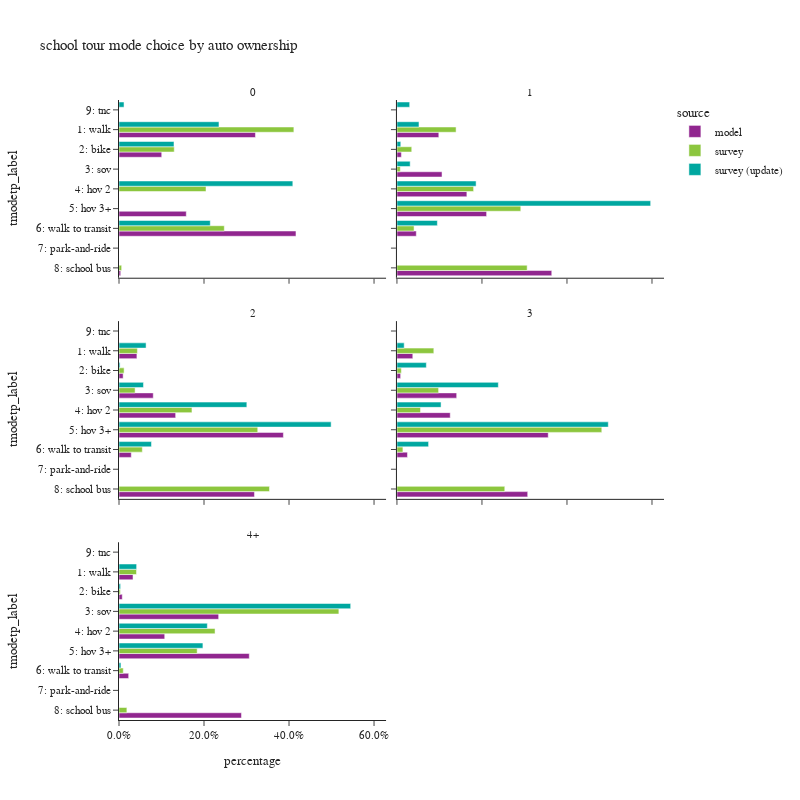

Notebook code cell kept with this figure:
### Code cell
plot_mode_choice(sc_tour.loc[sc_tour['auto_ownership_4+']!="-1"],"auto_ownership_4+",
                 {"auto_ownership_4+":["0","1","2","3","4+"],
                  "tmodetp_label":["1: walk","2: bike","3: sov","4: hov 2","5: hov 3+","6: walk to transit",
                                   "7: park-and-ride","8: school bus","9: other–survey only"]},
                 "auto ownership",2,800)

### Figure 1 — Plotly figure (JSON) as saved in the notebook; plotly's stock layout.template omitted (floating-point values rounded to 4 significant figures)
{"data": [{"alignmentgroup": "True", "customdata": [[5579], [1747], [2751], [7237], [69]], "hovertemplate": "source=model<br>auto_ownership_4+=0<br>percentage=%{x}<br>tmodetp_label=%{y}<br>sample count=%{customdata[0]}<extra></extra>", "legendgroup": "model", "marker": {"color": "#91268F", "pattern": {"shape": ""}}, "name": "model", "offsetgroup": "model", "orientation": "h", "showlegend": true, "textposition": "auto", "type": "bar", "x": [0.3209, 0.1005, 0.1583, 0.4163, 0.003969], "xaxis": "x5", "y": ["1: walk", "2: bike", "5: hov 3+", "6: walk to transit", "8: school bus"], "yaxis": "y5"}, {"alignmentgroup": "True", "customdata": [[10097], [1070], [10871], [16862], [21625], [4667], [37339]], "hovertemplate": "source=model<br>auto_ownership_4+=1<br>percentage=%{x}<br>tmodetp_label=%{y}<br>sample count=%{customdata[0]}<extra></extra>", "legendgroup": "model", "marker": {"color": "#91268F", "pattern": {"shape": ""}}, "name": "model", "offsetgroup": "model", "orientation": "h", "showlegend": false, "textposition": "auto", "type": "bar", "x": [0.09848, 0.01044, 0.106, 0.1645, 0.2109, 0.04552, 0.3642], "xaxis": "x6", "y": ["1: walk", "2: bike", "3: sov", "4: hov 2", "5: hov 3+", "6: walk to transit", "8: school bus"], "yaxis": "y6"}, {"alignmentgroup": "True", "customdata": [[9785], [2254], [18707], [30946], [89801], [6709], [73995], [3]], "hovertemplate": "source=model<br>auto_ownership_4+=2<br>percentage=%{x}<br>tmodetp_label=%{y}<br>sample count=%{customdata[0]}<extra></extra>", "legendgroup": "model", "marker": {"color": "#91268F", "pattern": {"shape": ""}}, "name": "model", "offsetgroup": "model", "orientation": "h", "showlegend": false, "textposition": "auto", "type": "bar", "x": [0.04214, 0.009707, 0.08056, 0.1333, 0.3867, 0.02889, 0.3187, 1.292e-05], "xaxis": "x3", "y": ["1: walk", "2: bike", "3: sov", "4: hov 2", "5: hov 3+", "6: walk to transit", "8: school bus", "9: tnc"], "yaxis": "y3"}, {"alignmentgroup": "True", "customdata": [[3968], [922], [14962], [13347], [37896], [2632], [32753], [2]], "hovertemplate": "source=model<br>auto_ownership_4+=3<br>percentage=%{x}<br>tmodetp_label=%{y}<br>sample count=%{customdata[0]}<extra></extra>", "legendgroup": "model", "marker": {"color": "#91268F", "pattern": {"shape": ""}}, "name": "model", "offsetgroup": "model", "orientation": "h", "showlegend": false, "textposition": "auto", "type": "bar", "x": [0.03726, 0.008659, 0.1405, 0.1253, 0.3559, 0.02472, 0.3076, 1.878e-05], "xaxis": "x4", "y": ["1: walk", "2: bike", "3: sov", "4: hov 2", "5: hov 3+", "6: walk to transit", "8: school bus", "9: tnc"], "yaxis": "y4"}, {"alignmentgroup": "True", "customdata": [[1782], [415], [12671], [5813], [16565], [1230], [15573], [1]], "hovertemplate": "source=model<br>auto_ownership_4+=4+<br>percentage=%{x}<br>tmodetp_label=%{y}<br>sample count=%{customdata[0]}<extra></extra>", "legendgroup": "model", "marker": {"color": "#91268F", "pattern": {"shape": ""}}, "name": "model", "offsetgroup": "model", "orientation": "h", "showlegend": false, "textposition": "auto", "type": "bar", "x": [0.03297, 0.007678, 0.2344, 0.1075, 0.3065, 0.02276, 0.2881, 1.85e-05], "xaxis": "x", "y": ["1: walk", "2: bike", "3: sov", "4: hov 2", "5: hov 3+", "6: walk to transit", "8: school bus", "9: tnc"], "yaxis": "y"}, {"alignmentgroup": "True", "customdata": [[8], [2], [1], [6], [2]], "hovertemplate": "source=survey<br>auto_ownership_4+=0<br>percentage=%{x}<br>tmodetp_label=%{y}<br>sample count=%{customdata[0]}<extra></extra>", "legendgroup": "survey", "marker": {"color": "#8CC63E", "pattern": {"shape": ""}}, "name": "survey", "offsetgroup": "survey", "orientation": "h", "showlegend": true, "textposition": "auto", "type": "bar", "x": [0.4114, 0.13, 0.2047, 0.2477, 0.006245], "xaxis": "x5", "y": ["1: walk", "2: bike", "4: hov 2", "6: walk to transit", "8: school bus"], "yaxis": "y5"}, {"alignmentgroup": "True", "customdata": [[21], [11], [6], [19], [47], [17], [36]], "hovertemplate": "source=survey<br>auto_ownership_4+=1<br>percentage=%{x}<br>tmodetp_label=%{y}<br>sample count=%{customdata[0]}<extra></extra>", "legendgroup": "survey", "marker": {"color": "#8CC63E", "pattern": {"shape": ""}}, "name": "survey", "offsetgroup": "survey", "orientation": "h", "showlegend": false, "textposition": "auto", "type": "bar", "x": [0.1391, 0.0348, 0.007873, 0.1803, 0.2913, 0.04026, 0.3063], "xaxis": "x6", "y": ["1: walk", "2: bike", "3: sov", "4: hov 2", "5: hov 3+", "6: walk to transit", "8: school bus"], "yaxis": "y6"}, {"alignmentgroup": "True", "customdata": [[28], [8], [14], [59], [115], [20], [82]], "hovertemplate": "source=survey<br>auto_ownership_4+=2<br>percentage=%{x}<br>tmodetp_label=%{y}<br>sample count=%{customdata[0]}<extra></extra>", "legendgroup": "survey", "marker": {"color": "#8CC63E", "pattern": {"shape": ""}}, "name": "survey", "offsetgroup": "survey", "orientation": "h", "showlegend": false, "textposition": "auto", "type": "bar", "x": [0.04326, 0.012, 0.03787, 0.1716, 0.3264, 0.05485, 0.354], "xaxis": "x3", "y": ["1: walk", "2: bike", "3: sov", "4: hov 2", "5: hov 3+", "6: walk to transit", "8: school bus"], "yaxis": "y3"}, {"alignmentgroup": "True", "customdata": [[4], [2], [12], [11], [29], [1], [26]], "hovertemplate": "source=survey<br>auto_ownership_4+=3<br>percentage=%{x}<br>tmodetp_label=%{y}<br>sample count=%{customdata[0]}<extra></extra>", "legendgroup": "survey", "marker": {"color": "#8CC63E", "pattern": {"shape": ""}}, "name": "survey", "offsetgroup": "survey", "orientation": "h", "showlegend": false, "textposition": "auto", "type": "bar", "x": [0.08674, 0.01036, 0.09797, 0.0554, 0.4819, 0.014, 0.2537], "xaxis": "x4", "y": ["1: walk", "2: bike", "3: sov", "4: hov 2", "5: hov 3+", "6: walk to transit", "8: school bus"], "yaxis": "y4"}, {"alignmentgroup": "True", "customdata": [[1], [1], [10], [4], [2], [2], [5]], "hovertemplate": "source=survey<br>auto_ownership_4+=4+<br>percentage=%{x}<br>tmodetp_label=%{y}<br>sample count=%{customdata[0]}<extra></extra>", "legendgroup": "survey", "marker": {"color": "#8CC63E", "pattern": {"shape": ""}}, "name": "survey", "offsetgroup": "survey", "orientation": "h", "showlegend": false, "textposition": "auto", "type": "bar", "x": [0.04115, 0.003212, 0.5172, 0.226, 0.1839, 0.01002, 0.01854], "xaxis": "x", "y": ["1: walk", "2: bike", "3: sov", "4: hov 2", "5: hov 3+", "6: walk to transit", "8: school bus"], "yaxis": "y"}, {"alignmentgroup": "True", "customdata": [[11], [1], [2], [8], [1]], "hovertemplate": "source=survey (update)<br>auto_ownership_4+=0<br>percentage=%{x}<br>tmodetp_label=%{y}<br>sample count=%{customdata[0]}<extra></extra>", "legendgroup": "survey (update)", "marker": {"color": "#00A7A0", "pattern": {"shape": ""}}, "name": "survey (update)", "offsetgroup": "survey (update)", "orientation": "h", "showlegend": true, "textposition": "auto", "type": "bar", "x": [0.2352, 0.1294, 0.4089, 0.2147, 0.01184], "xaxis": "x5", "y": ["1: walk", "2: bike", "4: hov 2", "6: walk to transit", "9: tnc"], "yaxis": "y5"}, {"alignmentgroup": "True", "customdata": [[23], [9], [6], [20], [47], [18], [1]], "hovertemplate": "source=survey (update)<br>auto_ownership_4+=1<br>percentage=%{x}<br>tmodetp_label=%{y}<br>sample count=%{customdata[0]}<extra></extra>", "legendgroup": "survey (update)", "marker": {"color": "#00A7A0", "pattern": {"shape": ""}}, "name": "survey (update)", "offsetgroup": "survey (update)", "orientation": "h", "showlegend": false, "textposition": "auto", "type": "bar", "x": [0.05183, 0.009, 0.0311, 0.1862, 0.5968, 0.09507, 0.02996], "xaxis": "x6", "y": ["1: walk", "2: bike", "3: sov", "4: hov 2", "5: hov 3+", "6: walk to transit", "9: tnc"], "yaxis": "y6"}, {"alignmentgroup": "True", "customdata": [[30], [7], [13], [70], [129], [20]], "hovertemplate": "source=survey (update)<br>auto_ownership_4+=2<br>percentage=%{x}<br>tmodetp_label=%{y}<br>sample count=%{customdata[0]}<extra></extra>", "legendgroup": "survey (update)", "marker": {"color": "#00A7A0", "pattern": {"shape": ""}}, "name": "survey (update)", "offsetgroup": "survey (update)", "orientation": "h", "showlegend": false, "textposition": "auto", "type": "bar", "x": [0.06371, 0.002527, 0.05759, 0.3007, 0.499, 0.07639], "xaxis": "x3", "y": ["1: walk", "2: bike", "3: sov", "4: hov 2", "5: hov 3+", "6: walk to transit"], "yaxis": "y3"}, {"alignmentgroup": "True", "customdata": [[4], [2], [12], [16], [34], [2]], "hovertemplate": "source=survey (update)<br>auto_ownership_4+=3<br>percentage=%{x}<br>tmodetp_label=%{y}<br>sample count=%{customdata[0]}<extra></extra>", "legendgroup": "survey (update)", "marker": {"color": "#00A7A0", "pattern": {"shape": ""}}, "name": "survey (update)", "offsetgroup": "survey (update)", "orientation": "h", "showlegend": false, "textposition": "auto", "type": "bar", "x": [0.01701, 0.06915, 0.2385, 0.1038, 0.4972, 0.07441], "xaxis": "x4", "y": ["1: walk", "2: bike", "3: sov", "4: hov 2", "5: hov 3+", "6: walk to transit"], "yaxis": "y4"}, {"alignmentgroup": "True", "customdata": [[2], [1], [11], [4], [2], [2]], "hovertemplate": "source=survey (update)<br>auto_ownership_4+=4+<br>percentage=%{x}<br>tmodetp_label=%{y}<br>sample count=%{customdata[0]}<extra></extra>", "legendgroup": "survey (update)", "marker": {"color": "#00A7A0", "pattern": {"shape": ""}}, "name": "survey (update)", "offsetgroup": "survey (update)", "orientation": "h", "showlegend": false, "textposition": "auto", "type": "bar", "x": [0.04147, 0.00374, 0.545, 0.2078, 0.1974, 0.004565], "xaxis": "x", "y": ["1: walk", "2: bike", "3: sov", "4: hov 2", "5: hov 3+", "6: walk to transit"], "yaxis": "y"}], "layout": {"annotations": [{"font": {}, "showarrow": false, "text": "4+", "x": 0.245, "xanchor": "center", "xref": "paper", "y": 0.2867, "yanchor": "bottom", "yref": "paper"}, {"font": {}, "showarrow": false, "text": "2", "x": 0.245, "xanchor": "center", "xref": "paper", "y": 0.6433, "yanchor": "bottom", "yref": "paper"}, {"font": {}, "showarrow": false, "text": "3", "x": 0.755, "xanchor": "center", "xref": "paper", "y": 0.6433, "yanchor": "bottom", "yref": "paper"}, {"font": {}, "showarrow": false, "text": "0", "x": 0.245, "xanchor": "center", "xref": "paper", "y": 1.0, "yanchor": "bottom", "yref": "paper"}, {"font": {}, "showarrow": false, "text": "1", "x": 0.755, "xanchor": "center", "xref": "paper", "y": 1.0, "yanchor": "bottom", "yref": "paper"}], "barmode": "group", "height": 800, "legend": {"title": {"text": "source"}, "tracegroupgap": 0}, "title": {"text": "school tour mode choice by auto ownership"}, "width": 800, "xaxis": {"anchor": "y", "domain": [0.0, 0.49], "tickformat": ".1%", "title": {"text": "percentage"}}, "xaxis2": {"anchor": "y2", "domain": [0.51, 1.0], "matches": "x", "tickformat": ".1%", "title": {"text": "percentage"}}, "xaxis3": {"anchor": "y3", "domain": [0.0, 0.49], "matches": "x", "showticklabels": false, "tickformat": ".1%"}, "xaxis4": {"anchor": "y4", "domain": [0.51, 1.0], "matches": "x", "showticklabels": false, "tickformat": ".1%"}, "xaxis5": {"anchor": "y5", "domain": [0.0, 0.49], "matches": "x", "showticklabels": false, "tickformat": ".1%"}, "xaxis6": {"anchor": "y6", "domain": [0.51, 1.0], "matches": "x", "showticklabels": false, "tickformat": ".1%"}, "yaxis": {"anchor": "x", "categoryarray": ["9: other–survey only", "8: school bus", "7: park-and-ride", "6: walk to transit", "5: hov 3+", "4: hov 2", "3: sov", "2: bike", "1: walk"], "categoryorder": "array", "domain": [0.0, 0.2867], "title": {"text": "tmodetp_label"}}, "yaxis2": {"anchor": "x2", "domain": [0.0, 0.2867], "matches": "y", "showticklabels": false}, "yaxis3": {"anchor": "x3", "categoryarray": ["9: other–survey only", "8: school bus", "7: park-and-ride", "6: walk to transit", "5: hov 3+", "4: hov 2", "3: sov", "2: bike", "1: walk"], "categoryorder": "array", "domain": [0.3567, 0.6433], "matches": "y", "title": {"text": "tmodetp_label"}}, "yaxis4": {"anchor": "x4", "domain": [0.3567, 0.6433], "matches": "y", "showticklabels": false}, "yaxis5": {"anchor": "x5", "categoryarray": ["9: other–survey only", "8: school bus", "7: park-and-ride", "6: walk to transit", "5: hov 3+", "4: hov 2", "3: sov", "2: bike", "1: walk"], "categoryorder": "array", "domain": [0.7133, 1.0], "matches": "y", "title": {"text": "tmodetp_label"}}, "yaxis6": {"anchor": "x6", "domain": [0.7133, 1.0], "matches": "y", "showticklabels": false}}}
